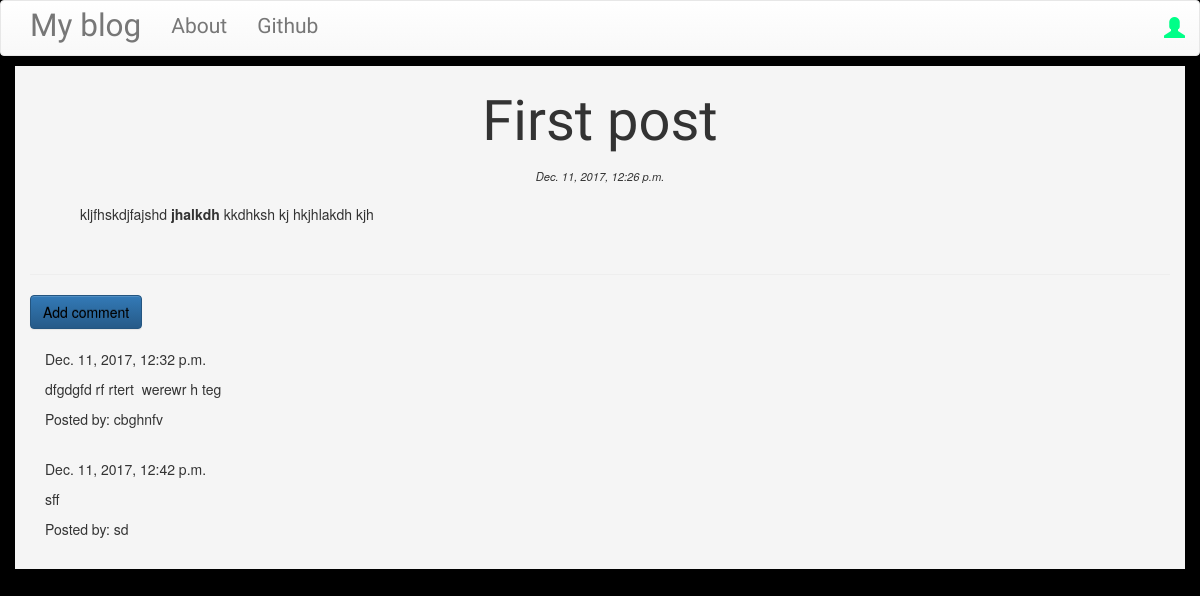
/post/1, run on the app's committed database.
### blog/models.py (models this page shows, shortened)
class Post(models.Model):
    author = models.ForeignKey('auth.User')
    title = models.CharField(max_length=200)
    text = models.TextField()
    created_date = models.DateTimeField(default=timezone.now)
    published_date = models.DateTimeField(blank=True, null=True)

class Comment(models.Model):
    post = models.ForeignKey('blog.Post', related_name='comments')
    author = models.CharField(max_length=50)
    text = models.TextField()
    created_date = models.DateTimeField(default=timezone.now())
    approved_comment = models.BooleanField(default=False)

### blog/views.py (the view)
# urls.py: url(r'^post/(?P<pk>\d+)$', views.PostDetailView.as_view(), name='post_detail'),
class PostDetailView(DetailView):
    model = Post

### blog/templates/blog/post_detail.html (shortened to what this page needs)
{% extends 'blog/base.html' %}
{% block content %}
	<h1 class = "posttitle">{{ post.title }}</h1>
	{% if post.published_date %}
		<div class = "date postdate">
			{{ post.published_date }}
		</div>
	{% else %}
		<a class = "btn btn-default" href = "{% url 'post_publish' pk=post.pk %}">Publish</a>
	{% endif %}
	<div class = "postcontent">{{ post.text|safe|linebreaksbr }}</div>
	<hr>
	<a class = "btn btn-primary btn-comment loader" href = "{% url 'add_comment_to_post' pk=post.pk %}">Add comment</a>
	<div class = "container">
		{% for comment in post.comments.all %}
			<br>
			{% if user.is_authenticated or comment.approved_comment %}
				{{ comment.created_date }}
				<p>{{ comment.text|safe|linebreaks }}</p>
				<p>Posted by: {{ comment.author }}</p>
			{% endif %}
		{% empty %}
			<p>No comments</p>
		{% endfor %}
	</div>
{% endblock %}

### blog/static/css/blog.css (style rules this page uses)
.body-content { background-color: black; }
a:link, a:visited { color: black; text-decoration: none; }
.postdate { text-align: center; font-size: 0.8em; font-style: italic; }
.posttitle { font-family: 'Lobster', sans-serif; font-size: 4em; text-align: center; padding: 5px; }
.postcontent { font-size: 1em; padding: 20px 50px 20px 50px; text-align: left; }
.btn-comment { right: 0px; }
.loader { filter: hue-rotate(0deg); color: linear-gradient(45deg, #0f8, #08f); animation: hue 10000ms infinite linear; }

### data on the page
Post: title "First post", published_date "Dec. 11, 2017, 12:26 p.m.", text "kljfhskdjfajshd jhalkdh kkdhksh kj hkjhlakdh kjh"
Comment: created_date "Dec. 11, 2017, 12:32 p.m.", text "dfgdgfd rf rtert werewr h teg", author "cbghnfv"
Comment: created_date "Dec. 11, 2017, 12:42 p.m.", text "sff", author "sd"
